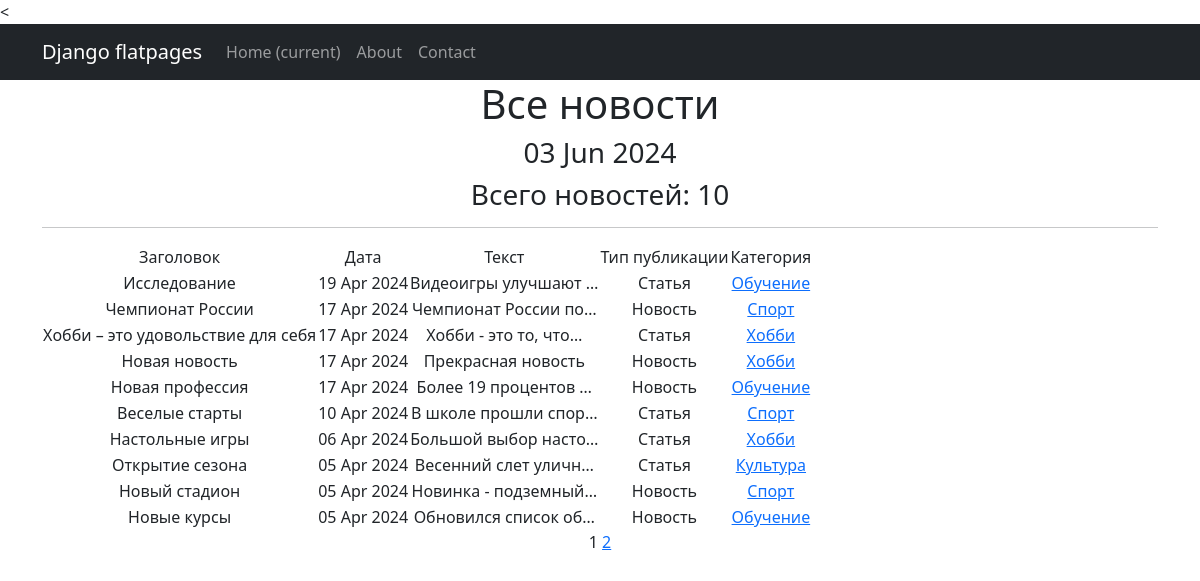
Page /news/ on the committed database.
### news/models.py (models this page shows, shortened)
class Post(models.Model):
    news = "NW"
    articles = "AR"
    POST_TYPES = [
        (news, "Новость"),
        (articles, "Статья")
    ]
    author = models.ForeignKey(Author, on_delete=models.CASCADE)
    post_type = models.CharField(max_length=2, choices=POST_TYPES, default=news)
    date_in = models.DateTimeField(auto_now_add=True)
    category = models.ManyToManyField(Category, through="PostCategory")
    title = models.CharField(max_length=255)
    text = models.TextField()
    rating = models.IntegerField(default=0)

class Category(models.Model):
    name = models.CharField(max_length=30, unique=True)
    subscribers = models.ManyToManyField(User, blank=True, related_name='categories')
    def __str__(self):
        return self.name.title()

### news/views.py (the view)
# urls.py: path('news/', PostList.as_view(), name='news'),
class PostList(ListView):
    model = Post
    ordering = 'title'
    template_name = 'news.html'
    context_object_name = 'news'
    paginate_by = 10
    def get_context_data(self, **kwargs):
        context = super().get_context_data(**kwargs)
        context['time_now'] = datetime.utcnow()
        return context
    def get_queryset(self):
        return Post.objects.order_by("-date_in")

### templates/news.html (shortened to what this page needs)
{% extends 'flatpages/default.html' %}
{% block content %}
   <h1>Все новости</h1>
   <h3>{{ time_now|date:'d M Y' }}</h3>
   <h3>Всего новостей: {{ news|length }}</h3>
   <hr>
   {% if news %}
       <table>
           <tr>
               <td>Заголовок</td>
               <td>Дата</td>
               <td>Текст</td>
               <td>Тип публикации</td>
               <td>Категория</td>
           </tr>
           {% for post in news %}
           <tr>
               <td>{{ post.title }}</td>
               <td>{{ post.date_in|date:'d M Y' }}</td>
               <td>{{ post.text|truncatechars:20 }}</td>
               <td>{{ post.get_post_type_display }}</td>
               <td>{% for category in post.category.all %}
                      <a href="{% url 'category_list' category.id %}">{{ category }}</a>
                   {% endfor %}
               </td>
           </tr>
           {% endfor %}
       </table>
   {% else %}
       <h2>Новостей нет!</h2>
   {% endif %}
   {{ page_obj.number }}
   {% if page_obj.has_next %}
       <a href="?page={{ page_obj.next_page_number }}">{{ page_obj.next_page_number }}</a>
   {% endif %}
{% endblock content %}

### rows in the picture
Post: title "Исследование", date_in "19 Apr 2024", text "Видеоигры улучшают …", post_type "Статья"
Category: name "Обучение"
Post: title "Чемпионат России", date_in "17 Apr 2024", text "Чемпионат России по…", post_type "Новость"
Category: name "Спорт"
Post: title "Хобби – это удовольствие для себя", date_in "17 Apr 2024", text "Хобби - это то, что…", post_type "Статья"
Category: name "Хобби"
Post: title "Новая новость", date_in "17 Apr 2024", text "Прекрасная новость", post_type "Новость"
Post: title "Новая профессия", date_in "17 Apr 2024", text "Более 19 процентов …", post_type "Новость"
Post: title "Веселые старты", date_in "10 Apr 2024", text "В школе прошли спор…", post_type "Статья"
Post: title "Настольные игры", date_in "06 Apr 2024", text "Большой выбор насто…", post_type "Статья"
Post: title "Открытие сезона", date_in "05 Apr 2024", text "Весенний слет уличн…", post_type "Статья"
Category: name "Культура"
Post: title "Новый стадион", date_in "05 Apr 2024", text "Новинка - подземный…", post_type "Новость"
Post: title "Новые курсы", date_in "05 Apr 2024", text "Обновился список об…", post_type "Новость"

### other values in the picture
{{ time_now|date:'d M Y' }} "03 Jun 2024"
{{ news|length }} "10"
{{ page_obj.number }} "1"
{{ page_obj.next_page_number }} "2"
